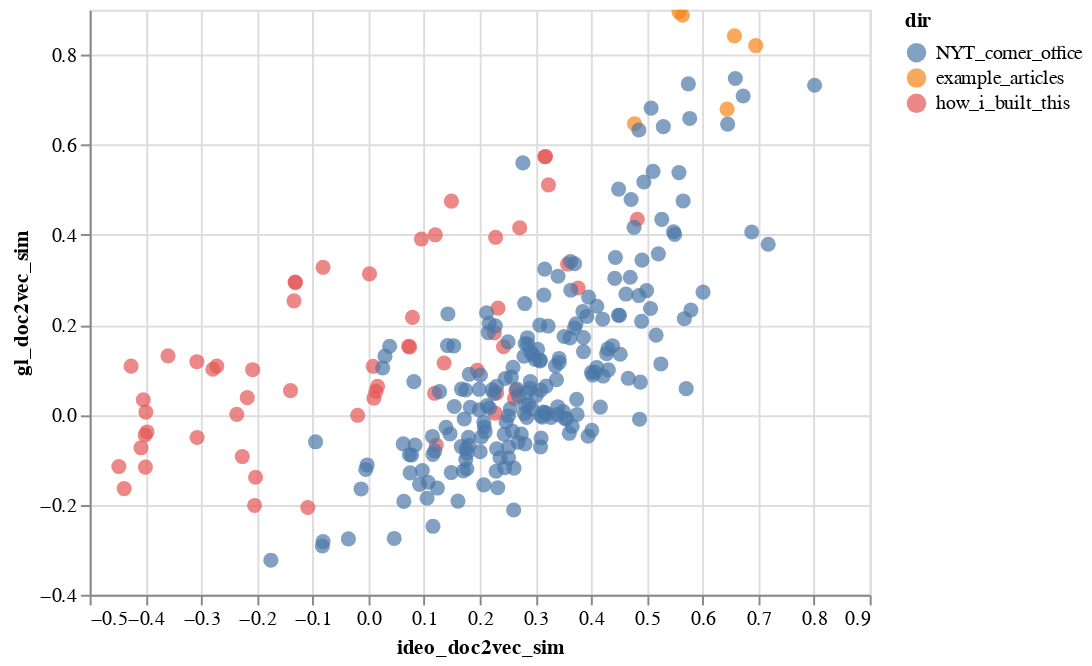

Notebook source saved alongside this figure:
### Code cell
alt.Chart(df_file_index).mark_circle(size=60).encode(
    x='ideo_doc2vec_sim',
    y='gl_doc2vec_sim',
    color='dir',
    tooltip=['titles', 'dir']
).interactive()

### Figure 1 — Vega-Lite specification as saved in the notebook (floating-point values rounded to 4 significant figures; data arrays with more than 128 entries replaced by an {"elided": "..."} marker saying what was removed)
{"config": {"view": {"continuousWidth": 400, "continuousHeight": 300}}, "data": {"name": "data-e92fa5e8c9408580102ebab62dc7681c"}, "mark": {"type": "circle", "size": 60}, "encoding": {"color": {"type": "nominal", "field": "dir"}, "tooltip": [{"type": "nominal", "field": "titles"}, {"type": "nominal", "field": "dir"}], "x": {"type": "quantitative", "field": "ideo_doc2vec_sim"}, "y": {"type": "quantitative", "field": "gl_doc2vec_sim"}}, "selection": {"selector026": {"type": "interval", "bind": "scales", "encodings": ["x", "y"]}}, "$schema": "https://vega.github.io/schema/vega-lite/v4.8.1.json", "datasets": {"data-e92fa5e8c9408580102ebab62dc7681c": {"elided": "272 records"}}}
